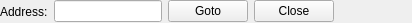
<?xml version="1.0" encoding="UTF-8"?>
<ui version="4.0">
 <class>GotoWidget</class>
 <widget class="QWidget" name="GotoWidget">
  <property name="geometry">
   <rect>
    <x>0</x>
    <y>0</y>
    <width>412</width>
    <height>23</height>
   </rect>
  </property>
  <property name="windowTitle">
   <string>Form</string>
  </property>
  <layout class="QHBoxLayout" name="horizontalLayout" stretch="0,0,0,0,0">
   <property name="leftMargin">
    <number>0</number>
   </property>
   <property name="topMargin">
    <number>0</number>
   </property>
   <property name="rightMargin">
    <number>0</number>
   </property>
   <property name="bottomMargin">
    <number>0</number>
   </property>
   <item>
    <widget class="QLabel" name="lblAddress">
     <property name="text">
      <string>Address:</string>
     </property>
    </widget>
   </item>
   <item>
    <widget class="QNumberLineEdit" name="leAddress">
     <property name="clearButtonEnabled">
      <bool>true</bool>
     </property>
    </widget>
   </item>
   <item>
    <widget class="QPushButton" name="pbGoto">
     <property name="text">
      <string>Goto</string>
     </property>
    </widget>
   </item>
   <item>
    <widget class="QPushButton" name="pbClose">
     <property name="text">
      <string>Close</string>
     </property>
    </widget>
   </item>
   <item>
    <spacer name="horizontalSpacer">
     <property name="orientation">
      <enum>Qt::Horizontal</enum>
     </property>
     <property name="sizeHint" stdset="0">
      <size>
       <width>40</width>
       <height>20</height>
      </size>
     </property>
    </spacer>
   </item>
  </layout>
 </widget>
 <customwidgets>
  <customwidget>
   <class>QNumberLineEdit</class>
   <extends>QLineEdit</extends>
   <header>qnumberlineedit.h</header>
  </customwidget>
 </customwidgets>
 <resources/>
 <connections/>
</ui>
